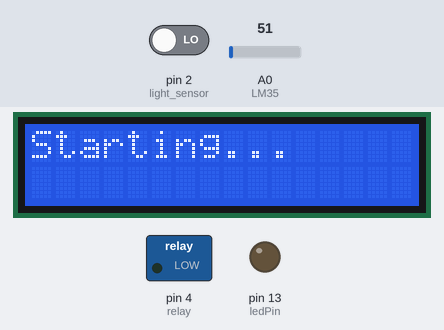
Bench run of a sketch on a simulated Arduino Uno, built with avr-gcc and run on an emulated ATmega328P. Parts: 16×2 character LCD, switched loads named in the sketch (green lamp = pin HIGH), output pins drawn as LEDs (lit = HIGH). The inputs (shaded band) are chosen by the test bench; at power-on: A0 (LM35) = 51, pin 2 (light_sensor) LOW. What the sketch prints to the serial monitor is not drawn.

Above: at 1.2 s.
1.3 s: A0 (LM35) set to 67
At 2.6 s:
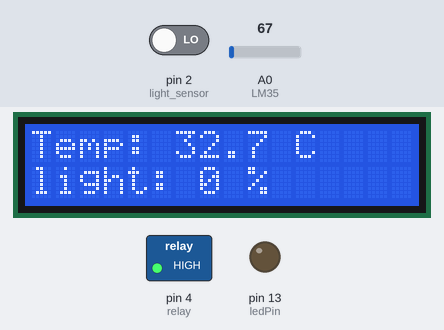
3.6 s: pin 2 (light_sensor) driven HIGH
At 5.2 s:
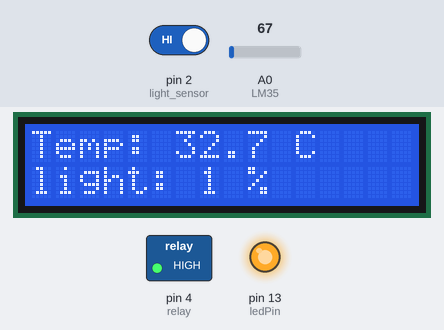
5.6 s: A0 (LM35) set to 61
At 6.7 s:
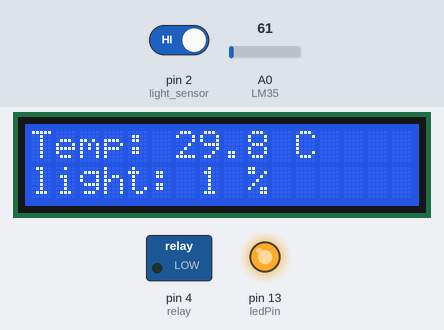
7.6 s: pin 2 (light_sensor) driven LOW
At 9.3 s:
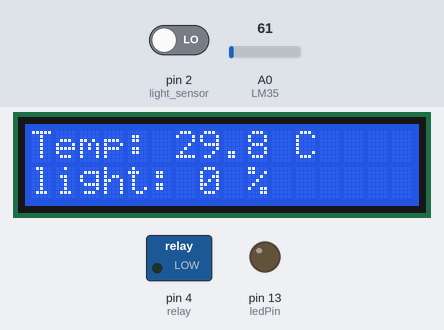
9.7 s: A0 (LM35) set to 71
At 10.7 s:
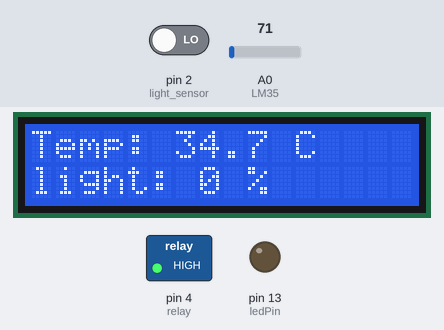
Timing chart, 0 to 12.7 s (numbered marks = the images above; inputs shaded):
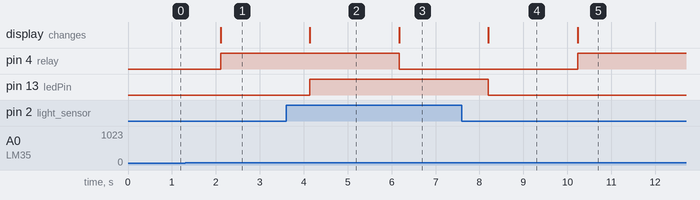

Measured:
- the behaviour switches between 61 and 62 on A0 (LM35) (found by bisection; images 0 and 1)
- after the input at 1.3 s, pin 4 (relay): LOW → HIGH after 0.81 s; the display: changes after 0.81 s (image 1)
- after the input at 3.6 s, pin 13 (ledPin): LOW → HIGH after 0.54 s; the display: changes after 0.54 s (image 2)
- after the input at 5.6 s, pin 4 (relay): HIGH → LOW after 0.57 s; the display: changes after 0.57 s (image 3)
- after the input at 7.6 s, pin 13 (ledPin): HIGH → LOW after 0.60 s; the display: changes after 0.60 s (image 4)
- after the input at 9.7 s, pin 4 (relay): LOW → HIGH after 0.53 s; the display: changes after 0.53 s (image 5)

The sketch:

templight.ino
```cpp
#include <Wire.h>              // Thư viện giao tiếp I2C
#include <LiquidCrystal_I2C.h> // Thư viện điều khiển LCD qua I2C
// SCL A5
// SDA A4

unsigned long TimeMark;

LiquidCrystal_I2C lcd(0x27, 16, 2); // Địa chỉ LCD I2C là 0x27, kích thước 16x2

int ledPin = 13;
int light_sensor = 2; // truyền giá trị cảm biến vô chân số 2 của arduino
int light_value;

float temperature; // Biến lưu nhiệt độ
int LM35 = A0;     // Cảm biến LM35 kết nối chân A0
int relay = 4;  // Relay điều khiển quạt kết nối chân số 2


void setup() {
  Serial.begin(9600);

  lcd.init();                  // Khởi tạo màn hình LCD
  lcd.backlight();             // Bật đèn nền màn hình LCD
  lcd.print("Starting...");    // Hiển thị thông báo bắt đầu trên màn hình LCD

   TimeMark = millis();        // Lưu thời gian bắt đầu
  pinMode(ledPin, OUTPUT);
  pinMode(light_sensor, INPUT);
  pinMode(relay, OUTPUT);     // Chân D5 là output (quạt)

  digitalWrite(relay, LOW); // Khởi tạo trạng thái quạt tắt
  digitalWrite(ledPin, LOW); // Khởi tạo trạng thái đèn tắt
}

void loop() {

  // đọc giá trị từ cảm biến ánh sáng
  light_value = digitalRead(light_sensor); // đọc giá trị cảm biến
  Serial.println(light_value); // in giá trị cảm biến ra màn hình

   // Đọc giá trị nhiệt độ từ cảm biến LM35
  temperature = analogRead(LM35);
  temperature = (5.0 * temperature * 100.0) / 1024.0; // Chuyển đổi giá trị sang °C

  Serial.print("Nhiệt độ: ");
  Serial.println(temperature); // Hiển thị nhiệt độ qua Serial Monitor


   if ((millis() - TimeMark) > 2000) {  // Đọc lại mỗi 2 giây
    TimeMark = millis();  // Cập nhật thời gian

    // Kiểm tra nếu không nhận được giá trị từ cảm biến
    if (temperature == NAN || light_value == NAN) {
      Serial.println("không nhận được giá trị cảm biến!");
      lcd.clear();
      lcd.print("Cảm biến lỗi!"); // Hiển thị lỗi trên màn hình LCD
      return; // Dừng chương trình nếu có lỗi
    }

    // Hiển thị nhiệt độ và độ ẩm lên màn hình LCD
    lcd.clear();
    lcd.setCursor(0, 0);
    lcd.print("Temp: ");
    lcd.print(temperature, 1);
    lcd.print(" C");
    lcd.setCursor(0, 1);
    lcd.print("light: ");
    lcd.print(light_value, 1);
    lcd.print(" %");
  }
  if(light_value==1){ // nếu giá trị cảm biến == 1 (khi trời tối, che quang trở )
    digitalWrite(ledPin, HIGH); // giá trị cảm biến bằng 1 đèn sáng và ngược lại
    Serial.println("đèn sáng khi trời tối");

  }else {// ngược lại thì tắt đèn khi trời sáng
    digitalWrite(ledPin, LOW);
    Serial.println("đèn tắt khi trời sáng");
  }

  // Điều khiển quạt dựa vào nhiệt độ
  if (temperature >= 30.0) { // Nếu nhiệt độ lớn hơn hoặc bằng 30°C
    digitalWrite(relay, HIGH); // Bật quạt
    Serial.println("Quạt bật");

  } else { // Nếu nhiệt độ thấp hơn hoặc bằng 30°C
    digitalWrite(relay, LOW); // Tắt quạt
    Serial.println("Quạt tắt");
  }

  delay(1000); // Chờ 1 giây trước khi lặp lại
}
```
